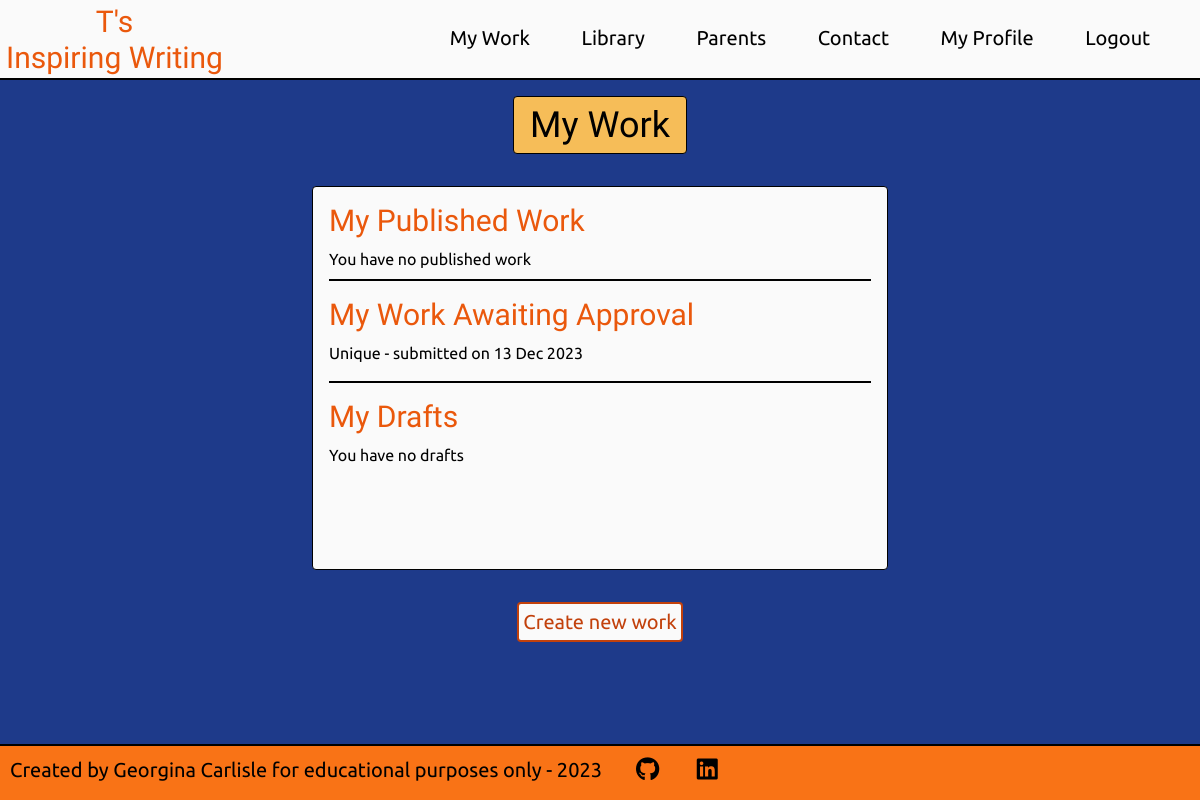
The page /writing/my_work/3 (signed in) on the database as committed earlier.
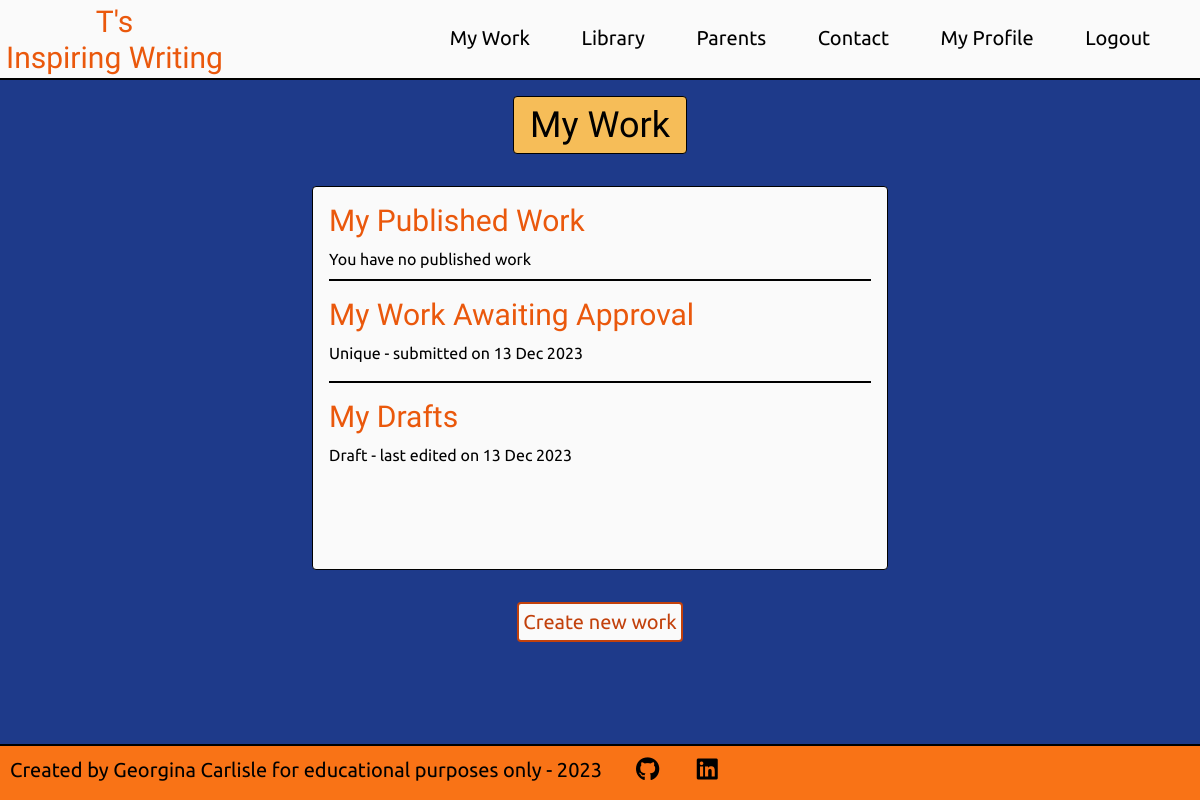
The same page on the database as committed later.
### writing/models.py (models this page shows, shortened)
class Writing(models.Model):
    title = models.CharField(max_length=50, unique=True)
    slug = models.SlugField(max_length=100, unique=True)
    author = models.ForeignKey(User, on_delete=models.CASCADE, related_name="writing")
    body = models.TextField()
    updated_on = models.DateTimeField(auto_now=True)
    pending_approval = models.BooleanField(default=False)
    date_submitted = models.DateTimeField(null=True, blank=True)
    approved = models.BooleanField(default=False)
    date_approved = models.DateTimeField(null=True, blank=True)
    failed_approval = models.BooleanField(default=False)
    date_failed = models.DateTimeField(null=True, blank=True)
    reason_failed = models.TextField(null=True, blank=True)
    featured = models.BooleanField(default=False)
    class Meta:
        ordering = ['-date_approved']

### writing/views.py (the view)
# urls.py: path('my_work/<int:user_id>', views.my_writing_view, name='my_work'),
@login_required
def my_writing_view(request, user_id):
    if request.user.id != user_id:
        messages.error(request, 'You have been returned to your account home page, \
                       as you were trying to access a page you are not authorised to view.')
        return redirect('account_home')
    context = {}
    user = User.objects.get(id=user_id)
    work = user.writing.all()
    published_work = work.filter(approved = True).order_by('-date_approved')
    awaiting_approval = work.filter(pending_approval = True).order_by('-date_submitted')
    failed_approval = work.filter(failed_approval = True).order_by('-date_failed')
    draft = work.filter(approved = False, pending_approval = False).order_by('-updated_on')
    context['published_work'] = published_work
    context['awaiting_approval'] = awaiting_approval
    context['failed_approval'] = failed_approval
    context['drafts'] = draft
    return render(request, 'my_work.html', context)

### writing/templates/my_work.html (shortened to what this page needs)
{% extends 'base.html' %}
{% load static %}
{% block content %}
<div class="bg-blue-900 h-full pb-4 pt-16 lg:pt-20">
    {% include 'my_work_title.html' %}
    <div class="flex justify-center mt-4">
        <div class="border border-black rounded bg-zinc-50 p-4 relative w-11/12 sm:max-w-xl h-96 overflow-auto">
            <div class="mb-4 border-b-2 border-black">
                <h2 class="text-2xl lg:text-3xl mb-2 font-title text-orange-600">
                    My Published Work
                </h2>
                {% if published_work %}
                {% for work in published_work %}
                <p class="mb-4">
                    <a>{{ work.title }}</a>
                    <span>- published on {{ work.date_approved|date:"d M Y" }}</span>
                </p>
                {% endfor %}
                {% else %}
                <p class="mb-2">You have no published work</p>
                {% endif %}
            </div>
            <div class="mb-4 border-b-2 border-black">
                <h2 class="text-2xl lg:text-3xl mb-2 font-title text-orange-600">
                    My Work Awaiting Approval
                </h2>
                {% if awaiting_approval %}
                {% for work in awaiting_approval %}
                <p class="mb-4">
                    <a>{{ work.title }}</a>
                    <span>- submitted on {{ work.date_submitted|date:"d M Y" }}</span>
                </p>
                {% endfor %}
                {% else %}
                <p>You have no work awaiting approval</p>
                {% endif %}
            </div>
            <div>
                <h2 class="text-2xl lg:text-3xl mb-2 font-title text-orange-600">
                    My Drafts
                </h2>
                {% if drafts %}
                {% for work in drafts %}
                <p class="mb-4">
                    <a href="{% url 'edit' work.id %}">{{ work.title }}</a>
                    <span>- last edited on {{ work.updated_on|date:"d M Y" }}</span>
                </p>
                {% endfor %}
                {% else %}
                <p class="mb-2">You have no drafts</p>
                {% endif %}
            </div>
        </div>
    </div>
    <div class="flex justify-center mt-2">
        <a class="p-1 mt-6 rounded border-orange-700 border-2 border-solid bg-zinc-50 hover:bg-orange-700 text-orange-700 hover:text-white text-lg md:text-xl hover:cursor-pointer w-fit"
            href="{% url 'create' %}">
            Create new work
        </a>
    </div>
</div>
{% endblock%}

Rows that differ between the two databases and show on the page:
added Writing: title "Draft", updated_on "13 Dec 2023", shown under "My Drafts"
Other text that changed with them:
text no longer shown: "You have no drafts"
